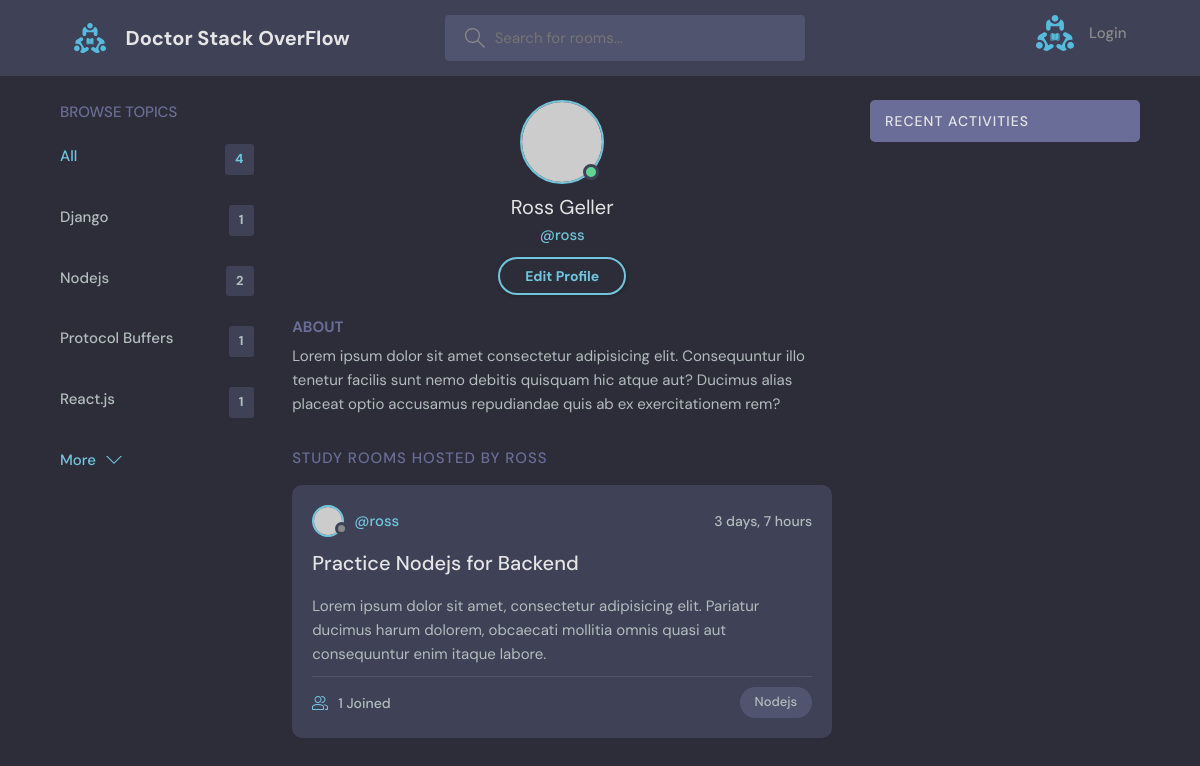
/profile/4, run on an earlier commit of the app's database.
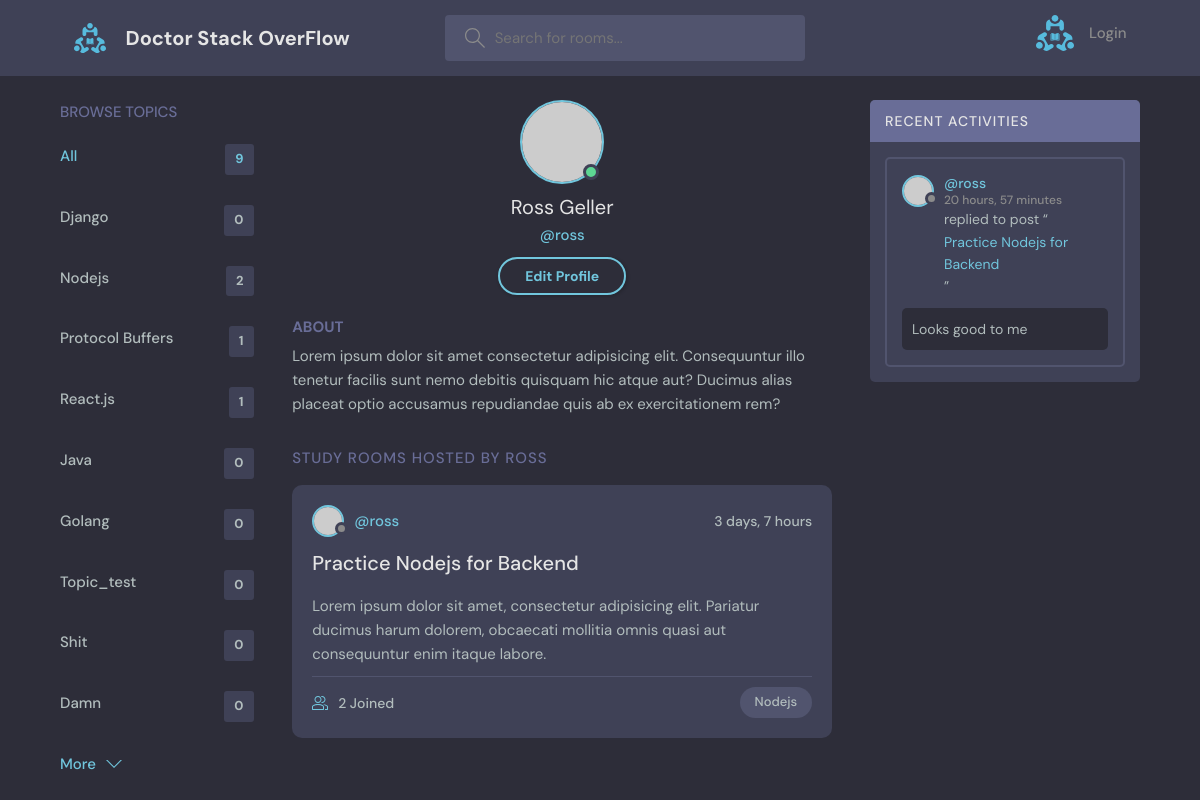
And on a later commit of the database.
### base/models.py (models this page shows, shortened)
class Topic(models.Model):
    name = models.CharField(max_length=200)

class Room(models.Model):
    host = models.ForeignKey(User, on_delete=models.SET_NULL, null=True)
    topic = models.ForeignKey(Topic, on_delete=models.SET_NULL, null=True)
    name = models.CharField(max_length=200)
    description = models.TextField(null=True, blank=True)
    participants = models.ManyToManyField(
        User, related_name='participants', blank=True)
    updated_at = models.DateTimeField(auto_now=True)
    created_at = models.DateTimeField(auto_now_add=True)
    class Meta:
        ordering = ['-updated_at', '-created_at']
    def __str__(self):
        return self.name

class Message(models.Model):
    user = models.ForeignKey(User, on_delete=models.CASCADE)
    room = models.ForeignKey(Room, on_delete=models.CASCADE)
    body = models.TextField()
    updated_at = models.DateTimeField(auto_now=True)
    created_at = models.DateTimeField(auto_now_add=True)
    class Meta:
        ordering = ['-updated_at', '-created_at']
    def __str__(self):
        return self.body[0:50]

### base/views.py (the view)
# urls.py: path('profile/<pk>', views.userProfile, name='user-profile'),
def userProfile(request, pk):
    user = User.objects.get(id=pk)
    rooms = user.room_set.all()
    conversations = user.message_set.all()
    topics = Topic.objects.all()
    context = {'user': user, 'conversations': conversations,
               "rooms": rooms, 'topics': topics}
    return render(request, 'base/profile.html', context)

### base/templates/base/profile.html
{% extends 'main.html' %}
{%block content%}
<body>
  <main class="profile-page layout layout--3">
    <div class="container">
      {% include 'base/topics_component.html' %}
      <div class="roomList">
        <div class="profile">
          <div class="profile__avatar">
            <div class="avatar avatar--large active">
              <img src="https://randomuser.me/api/portraits/men/11.jpg" />
            </div>
          </div>
          <div class="profile__info">
            <h3>{{user.first_name}} {{user.last_name}}</h3>
            <p>@{{user.username}}</p>
            <a href="edit-user.html" class="btn btn--main btn--pill">Edit Profile</a>
          </div>
          <div class="profile__about">
            <h3>About</h3>
            <p>
              Lorem ipsum dolor sit amet consectetur adipisicing elit. Consequuntur illo tenetur
              facilis sunt nemo debitis quisquam hic atque aut? Ducimus alias placeat optio
              accusamus repudiandae quis ab ex exercitationem rem?
            </p>
          </div>
        </div>
        <div class="roomList__header">
          <div>
            <h2>Study Rooms Hosted by {{user}}</a>
            </h2>
          </div>
        </div>
        {% include 'base/feed_component.html'%}
      </div>
      {% include 'base/activity_component.html' %}
    </div>
  </main>
  {%endblock content%}

### templates/main.html (shortened to what this page needs)
<!DOCTYPE html>
{% load static %}
<html lang="en">
  <head>
    <link rel="stylesheet" href={%static 'styles/style.css' %} />
  </head>
  <body>
    {% include 'navbar.html' %}
    {% block content %}
    {% endblock %}
  </body>
</html>

### templates/navbar.html (shortened to what this page needs)
{%load static %}
<header class="header header--loggedIn">
  <div class="container">
    <a href="{% url 'home' %}" class="header__logo">
      <img src="{% static 'images/logo.svg' %}" />
      <h1>Doctor Stack OverFlow</h1>
    </a>
    <form class="header__search" method="GET", action="{% url 'home' %}">
      <label>
        <input name = "q" placeholder="Search for rooms..." />
      </label>
    </form>
    <nav class="header__menu">
      {% if request.user.is_authenticated %}
      <div class="header__user">
        <a href="{% url 'user-profile' request.user.id %}">
          <div class="avatar avatar--medium active">
            <img src="https://randomuser.me/api/portraits/men/37.jpg" />
          </div>
          <p>{{request.user.first_name}} <span>@{{request.user.username}}</span></p>
        </a>
        <button class="dropdown-button">
          <svg version="1.1" xmlns="http://www.w3.org/2000/svg" width="32" height="32" viewBox="0 0 32 32">
            <title>chevron-down</title>
            <path d="M16 21l-13-13h-3l16 16 16-16h-3l-13 13z"></path>
          </svg>
        </button>
      </div>
      <div class="dropdown-menu">
        <a href="settings.html" class="dropdown-link"
          ><svg version="1.1" xmlns="http://www.w3.org/2000/svg" width="32" height="32" viewBox="0 0 32 32">
            <title>tools</title>
            <path
              d="M27.465 32c-1.211 0-2.35-0.471-3.207-1.328l-9.392-9.391c-2.369 0.898-4.898 0.951-7.355 0.15-3.274-1.074-5.869-3.67-6.943-6.942-0.879-2.682-0.734-5.45 0.419-8.004 0.135-0.299 0.408-0.512 0.731-0.572 0.32-0.051 0.654 0.045 0.887 0.277l5.394 5.395 3.586-3.586-5.394-5.395c-0.232-0.232-0.336-0.564-0.276-0.887s0.272-0.596 0.572-0.732c2.552-1.152 5.318-1.295 8.001-0.418 3.274 1.074 5.869 3.67 6.943 6.942 0.806 2.457 0.752 4.987-0.15 7.358l9.392 9.391c0.844 0.842 1.328 2.012 1.328 3.207-0 2.5-2.034 4.535-4.535 4.535zM15.101 19.102c0.26 0 0.516 0.102 0.707 0.293l9.864 9.863c0.479 0.479 1.116 0.742 1.793 0.742 1.398 0 2.535-1.137 2.535-2.535 0-0.668-0.27-1.322-0.742-1.793l-9.864-9.863c-0.294-0.295-0.376-0.74-0.204-1.119 0.943-2.090 1.061-4.357 0.341-6.555-0.863-2.631-3.034-4.801-5.665-5.666-1.713-0.561-3.468-0.609-5.145-0.164l4.986 4.988c0.391 0.391 0.391 1.023 0 1.414l-5 5c-0.188 0.188-0.441 0.293-0.707 0.293s-0.52-0.105-0.707-0.293l-4.987-4.988c-0.45 1.682-0.397 3.436 0.164 5.146 0.863 2.631 3.034 4.801 5.665 5.666 2.2 0.721 4.466 0.604 6.555-0.342 0.132-0.059 0.271-0.088 0.411-0.088z"
            ></path>
          </svg>
          Settings</a
        >
        <a href="{% url 'logout' %}" class="dropdown-link"
          ><svg version="1.1" xmlns="http://www.w3.org/2000/svg" width="32" height="32" viewBox="0 0 32 32">
            <title>sign-out</title>
            <path
              d="M3 0h22c0.553 0 1 0 1 0.553l-0 3.447h-2v-2h-20v28h20v-2h2l0 3.447c0 0.553-0.447 0.553-1 0.553h-22c-0.553 0-1-0.447-1-1v-30c0-0.553 0.447-1 1-1z"
            ></path>
            <path
              d="M21.879 21.293l1.414 1.414 6.707-6.707-6.707-6.707-1.414 1.414 4.293 4.293h-14.172v2h14.172l-4.293 4.293z"
            ></path>
          </svg>
          Logout</a
        >
      </div>
      {%else %}
      <a href="{% url 'login' %}">
        <img src="{% static 'images/logo.svg' %}" />
        <p>Login</p>
      </a>
      {% endif %}
    </nav>
  </div>
</header>

### base/templates/base/topics_component.html
<div class="topics">
    <div class="topics__header">
      <h2>Browse Topics</h2>
    </div>
    <ul class="topics__list">
      <li>
        <a href="{%url 'home' %}" class="active">All <span>{{topics.count}}</span></a>
      </li>
      {% for topic in topics%}
      <li>
        <a href="{% url 'home' %}?q={{topic.name}}">{{topic.name}} <span>{{topic.room_set.all.count}}</span></a>
      </li>
      {% endfor %}
    </ul>
    <a class="btn btn--link" href="topics.html">
      More
      <svg version="1.1" xmlns="http://www.w3.org/2000/svg" width="32" height="32" viewBox="0 0 32 32">
        <title>chevron-down</title>
        <path d="M16 21l-13-13h-3l16 16 16-16h-3l-13 13z"></path>
      </svg>
    </a>
  </div>

### base/templates/base/feed_component.html (shortened to what this page needs)
{% for room in rooms%}
<div class="roomListRoom">
    <div class="roomListRoom__header">
      <a href="{% url 'user-profile' room.host.id %}" class="roomListRoom__author">
        <div class="avatar avatar--small">
          <img src="https://randomuser.me/api/portraits/women/11.jpg" />
        </div>
        <span>@{{room.host.username}}</span>
      </a>
      <div class="roomListRoom__actions">
        <span>{{room.created_at|timesince}}</span>
      </div>
    </div>
    <div class="roomListRoom__content">
      <a href="{%url 'room' room.id %}">{{room.name}}</a>
      <p>
        Lorem ipsum dolor sit amet, consectetur adipisicing elit. Pariatur ducimus harum dolorem, obcaecati
        mollitia omnis quasi aut consequuntur enim itaque labore.
      </p>
    </div>
    <div class="roomListRoom__meta">
      <a href="{%url 'room' room.id %}" class="roomListRoom__joined">
        {{room.participants.all.count}} Joined
      </a>
      <p class="roomListRoom__topic">{{room.topic.name}}</p>
    </div>
  </div>
{% endfor %}

### base/templates/base/activity_component.html (shortened to what this page needs)
            <div class="activities">
                <div class="activities__header">
                  <h2>Recent Activities</h2>
                </div>
                {% for c in conversations %}
                <div class="activities__box">
                  <div class="activities__boxHeader roomListRoom__header">
                    <a href="{%url 'user-profile' c.user.id%}" class="roomListRoom__author">
                      <div class="avatar avatar--small">
                        <img src="https://randomuser.me/api/portraits/women/11.jpg" />
                      </div>
                      <p>
                        @{{c.user}}
                        <span>{{c.created_at|timesince}}</span>
                      </p>
                    </a>
                  </div>
                  <div class="activities__boxContent">
                    <p>replied to post “<a href="{%url 'room' c.room.id %}">{{c.room}}</a>”</p>
                    <div class="activities__boxRoomContent">
                     {{c.body}}
                    </div>
                  </div>
                </div>
                {% endfor %}
              </div>

What changed in the data, as far as the page shows it:
computed for Topic "Django": room_set.all.count "1" → "0"
added Topic: name "Java", room_set.all.count "0"
added Topic: name "Golang", room_set.all.count "0"
added Topic: name "Topic_test", room_set.all.count "0"
added Topic: name "Shit", room_set.all.count "0"
added Topic: name "Damn", room_set.all.count "0"
changed Room "Practice Nodejs for Backend": participants.all.count "1" → "2"
added Message: user "ross", created_at "20 hours, 57 minutes", room "Practice Nodejs for Backend", body "Looks good to me"
Also different on the page:
{{ topics.count }}: "4" → "9"
